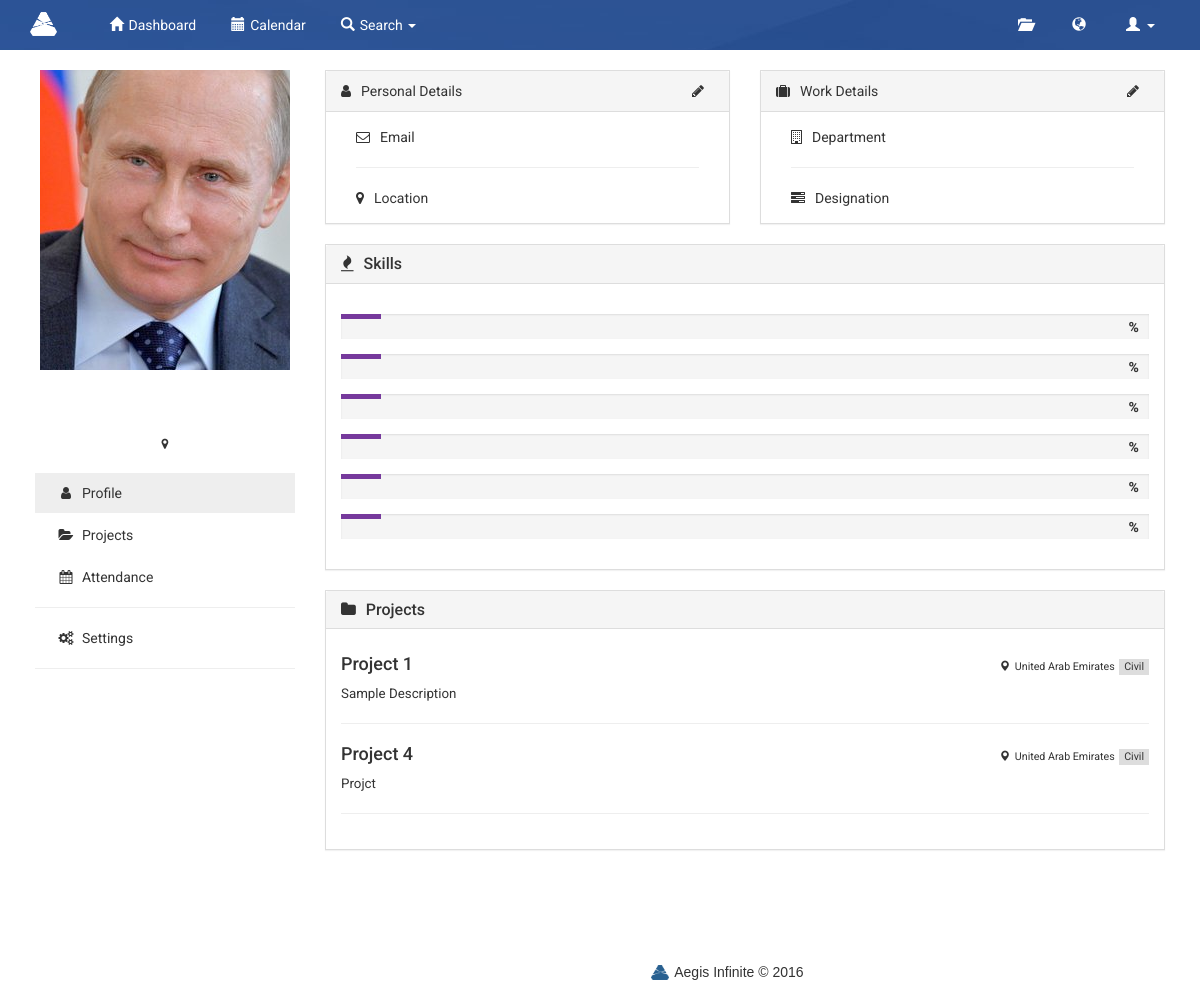
The page /index.php/employee/profile on the database its author committed.
### tables this page shows
CREATE TABLE `users` (
  `username` varchar(50) NOT NULL,
  `role` varchar(50) NOT NULL,
  `fname` varchar(50) NOT NULL,
  `lname` varchar(50) NOT NULL,
  `password` varchar(50) NOT NULL,
  `sector` varchar(50) NOT NULL,
  `location` varchar(50) NOT NULL,
  `email` varchar(50) NOT NULL
);

CREATE TABLE `projects` (
  `projectID` int(11) NOT NULL,
  `title` varchar(50) NOT NULL,
  `description` varchar(255) NOT NULL,
  `startDate` date DEFAULT NULL,
  `endDate` date DEFAULT NULL,
  `projectType` varchar(255) NOT NULL,
  `projLocation` varchar(255) NOT NULL,
  `skillsRequired` varchar(50) NOT NULL
);

### application/controllers/employee.php (called while the page is built, shortened)
<?php
class employee extends CI_Controller {
    function __construct() {
        $this->load->helper(array('url', 'form'));
        $this->load->library(array('form_validation', 'session'));
        $this->load->database();
        $this->load->model('emp_model');
    }
    function profile() {
        $username = $this->session->userdata('username');
        $data['username'] = $username;
        $data['email'] = $this->session->userdata('email');
        $data['fname'] = $this->session->userdata('fname');
        $data['lname'] = $this->session->userdata('lname');
        $data['role'] = $this->session->userdata('role');
        $data['sector'] = $this->session->userdata('sector');
        $data['location'] = $this->session->userdata('location');
        $data['skillName'] = $this->session->userdata('skillName');
        $data['percentage'] = $this->session->userdata('percentage');
        $data['results'] = $this->emp_model->view_skills($username);
        $data['proj'] = $this->emp_model->my_project($username);
        $this->load->view('profile', $data);
    }
}

### index.php (called while the page is built, shortened)
<?php
require_once BASEPATH.'core/CodeIgniter.php';

### application/models/emp_model.php (called while the page is built, shortened)
<?php
class emp_model extends CI_Model {
    function view_skills($username) {
        $this->db->select('*');
        $this->db->from('users u');
        $this->db->join('empwithskills e', 'e.empID = u.username', 'left');
        $this->db->join('empskillslist s', 's.skillsID = e.skillsID', 'left');
        $this->db->where('e.empID', $username);
        $query = $this->db->get();
        $result = $query->result_array();
        if ($query->num_rows() != 0) {
            return $result;
        } else {
            return $result;
        }
    }
    function my_project($username) {
        $this->db->select('*');
        $this->db->from('projects p');
        $this->db->join('projectemp e', 'e.projectID = p.projectID', 'left');
        $this->db->join('users u', 'u.username = e.username', 'left');
        $this->db->where('e.username', $username);
        $query = $this->db->get();
        $result = $query->result_array();
        if ($query->num_rows() != 0) {
            return $result;
        } else {
            return $result;
        }
    }
}
?>

### application/views/profile.php (the view, shortened to what this page needs)
<!DOCTYPE html>
<html lang="en">
    <head>
        <link href="https://maxcdn.bootstrapcdn.com/bootstrap/3.3.7/css/bootstrap.min.css" rel="stylesheet">
        <link href="https://maxcdn.bootstrapcdn.com/font-awesome/4.4.0/css/font-awesome.min.css" rel="stylesheet">
        <link href="<?php echo base_url(); ?>css/navbar.css" rel="stylesheet">
        <link href="<?php echo base_url(); ?>css/admin.css" rel="stylesheet">
        <link href="<?php echo base_url(); ?>css/profile.css" rel="stylesheet">
        <link href="<?php echo base_url(); ?>css/footer.css" rel="stylesheet">
    </head>
    <body>
        <div class="profile container">
            <div class="row">
                <div class="col-md-3">
                    <div class="row">
                        <div class="profile">
                            <div class="profile-header-container">
                                <div class="profile-pic">
                                    <img class="crop" src="<?php echo base_url(); ?>images/profile1.jpg" />
                                </div>
                            </div>
                            <div class="name">
                                <h2><?php echo $fname . ' ' . $lname; ?><br/><small><?php echo $role; ?></small></h2>
                                <small><?php echo $location; ?> <i class="fa fa-map-marker"></i></small>
                            </div>
                        </div>
                    </div>
                    <ul class="nav nav-pills nav-stacked">
                        <li class="active"><a href="<?php echo base_url(); ?>employee/profile"><i class="fa fa-user fa-fw"></i>Profile</a ></li>
                        <li><a href="<?php echo base_url(); ?>employee/projects"><i class="fa fa-folder-open fa-fw"></i>Projects</a ></li>
                        <li><a href="#"><i class="fa fa-calendar fa-fw"></i>Attendance</a></li>
                        <li><hr></li>
                        <li><a href="#"><i class="fa fa-cogs fa-fw"></i>Settings</a></li>
                        <li><hr></li>
                    </ul>
                </div>
                <div class="profile-content col-md-9">
                    <div class="col-md-6">
                        <div class="panel panel-default">
                            <div class="panel-heading"><i class="fa fa-user"></i>Personal Details
                                <div class="pull-right">
                                    <i class="fa fa-pencil"></i>
                                </div>
                            </div>
                            <div class="panel-body">
                                <div class="col-sm-5"><i class="fa fa-envelope-o"></i>Email</div>
                                <div class="col-sm-7"><?php echo $email; ?></div>
                                <div class="col-sm-12"><hr></div>
                                <div class="col-sm-5"><i class="fa fa-map-marker"></i>Location</div>
                                <div class="col-sm-7"><?php echo $location; ?></div>
                            </div>
                        </div>
                    </div>
                    <div class="col-md-6">
                        <div class="panel panel-default">
                            <div class="panel-heading">
                                <i class="fa fa-suitcase"></i>Work Details
                                <div class="pull-right">
                                    <i class="fa fa-pencil"></i>
                                </div>
                            </div>
                            <div class="panel-body">
                                <div class="col-sm-5"><i class="fa fa-building-o"></i>Department</div>
                                <div class="col-sm-7"><?php echo $sector; ?></div>
                                <div class="col-sm-12"><hr></div>
                                <div class="col-sm-5"><i class  ="fa fa-tasks"></i>Designation</div>
                                <div class="col-sm-7"><?php echo $role; ?></div>
                            </div>
                        </div>
                    </div>
                    <div class="col-md-12">
                        <div class="panel panel-default">
                            <div class="panel-heading">
                                <h3 class="panel-title"><i class="fa fa-fire"></i>Skills</h3>
                            </div>
                            <div class="panel-body">
                                <?php foreach ($results as $data) { ?>
                                    <div class="progress">
                                        <span class="progress-type"><?php echo $data['skillName']; ?></span>
                                        <span class="progress-completed"><?php echo $data['percentage']; ?>%</span>
                                    </div>
                                <?php } ?>
                            </div>
                        </div>
                    </div>
                    <div class="col-md-12">
                        <div class="panel panel-default">
                            <div class="panel-heading">
                                <h3 class="panel-title"><i class="fa fa-folder"></i>Projects</h3>
                            </div>
                            <div class="panel-body">
                                <?php foreach ($proj as $data) { ?>
                                    <h4> <?php echo $data['title']; ?>
                                        <div class="pull-right">
                                            <label class="location"><span class="glyphicon glyphicon-map-marker"></span><?php echo $data['projLocation'] ?></label>
                                            <label class="date"><?php echo $data['projectType'] ?></label>
                                        </div>
                                    </h4>
                                    <p class="desc"><?php echo $data['description']; ?> </p>
                                    <hr>
                                <?php } ?>
                            </div>
                        </div>
                    </div>
                </div>
            </div>
        </div>
    </body>
</html>

### css/navbar.css (style rules this page uses)
body { font-family: 'Roboto', sans-serif; }
.label,.glyphicon { margin-right: 5px; margin-left: 5px; }

### css/admin.css (style rules this page uses)
.fa-fw { width: 32px; }
.nav-pills>li>a { border-radius: 0px; color: #333; }
.nav-pills>li.active>a, .nav-pills>li.active>a:focus, .nav-pills>li.active>a:hover { background-color: #eee; color: #333; }
.panel-heading>.fa { margin-right: 10px; }
.nav hr { margin-top: 10px; margin-bottom: 10px; }

### css/profile.css (style rules this page uses)
.profile-pic { width: 100%; height: 300px; overflow: hidden; display: block; margin: auto; position: relative; }
.crop { position: absolute; margin: auto; min-height: 100%; min-width: 100%; left: -100%; right: -100%; top: -100%; bottom: -100%; }
.profile { margin-bottom: 20px; padding-left: 20px; padding-right: 20px; }
.name { text-align: center; }
.profile-content .fa { margin-right: 10px; }
.profile-content .panel { border-radius: 0px; }
.progress { position: relative; height: 25px; margin-bottom: 15px; margin-top: 15px; border-radius: 0px; }
.progress > .progress-type { position: absolute; left: 0px; padding: 3px 30px 2px 10px; color: #fff; background: #76399c; opacity: 1.0; }
.progress > .progress-completed { position: absolute; right: 0px; font-weight: 800; padding: 3px 10px 2px; }
.profile .col-md-9 { padding-right: 0px; padding-left: 0px; }
.pull-right .fa { margin-left: 0px; }
p.desc { font-size: 10pt; }
label.location { font-size: 8pt; font-weight: 400; }
label.date { font-size: 8pt; font-weight: 400; background-color: #ddd; padding: 2px 5px; }

### rows shown on the page
projects: title "Project 1", projLocation "United Arab Emirates", projectType "Civil", description "Sample Description"
projects: title "Project 4", projLocation "United Arab Emirates", projectType "Civil", description "Projct"
